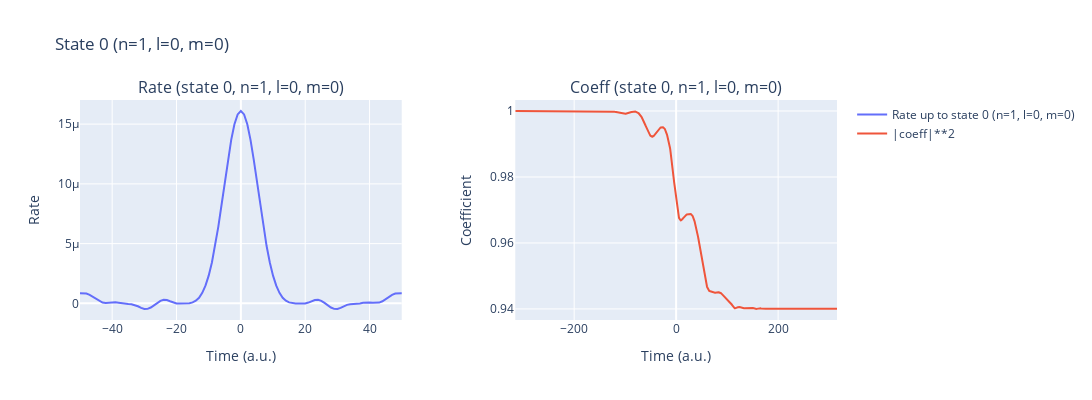
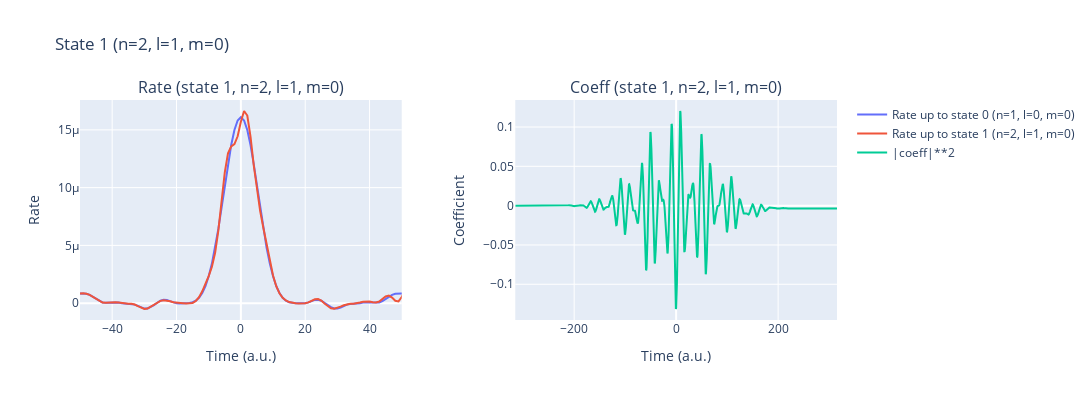
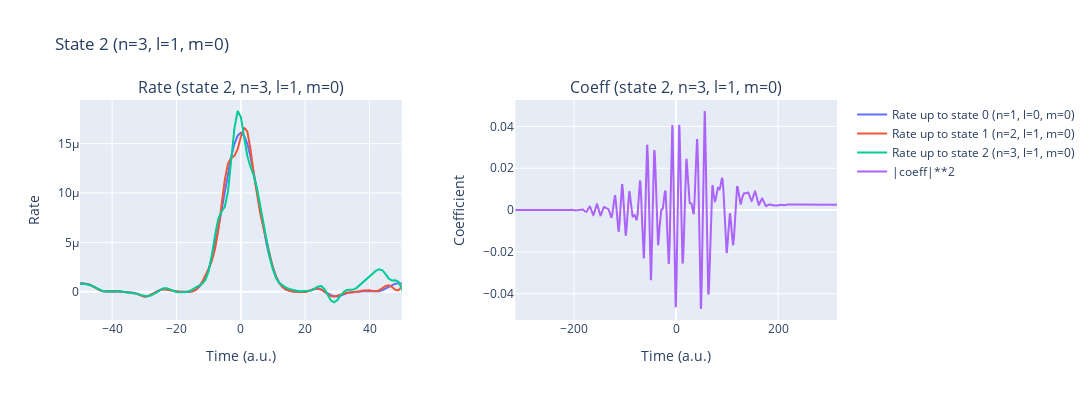

Notebook code for these charts, in order:
### Code cell
%autoreload
lam0 = params['lam0']
intensity = params['intensity']
cep = params['cep']
laser_pulses = LaserField(cache_results=True)
laser_pulses.add_pulse(lam0, intensity, cep, lam0/ AtomicUnits.nm / AtomicUnits.speed_of_light)
t_min, t_max = laser_pulses.get_time_interval()
time_recon= np.arange(int(t_min), int(t_max)+1, 1.)
# to save computation time we can neglect cross terms!! just look at formula for <p|d|psi> there is i^l and because of the transition rules l has to be +-1 so if we sum over all states and one is complex conjugatet and we sum it up they will cancel out !!! but be carefull we only can use states that are allowed theoretically


ion_na_rate_SFA_excited_numerical = IonRate(time_recon, laser_pulses, params, dT=0.5, kernel_type='exact_SFA', excitedStates=3, coeffType="numerical", gauge="length") #it uses the wrong coefficients for the calculation, it uses the 2s state for excitedSTates=2 and 2s is not even there
laser_pulses.reset()

### Figure 1 — Plotly figure (JSON) as saved in the notebook; plotly's stock layout.template omitted (floating-point values rounded to 4 significant figures; data arrays with more than 128 entries replaced by an {"elided": "..."} marker saying what was removed)
{"data": [{"mode": "lines", "name": "Rate up to state 0 (n=1, l=0, m=0)", "type": "scatter", "x": {"elided": "631 int values"}, "xaxis": "x", "y": {"elided": "631 float values"}, "yaxis": "y"}, {"mode": "lines", "name": "|coeff|**2", "type": "scatter", "x": {"elided": "1263 float values"}, "xaxis": "x2", "y": {"elided": "1263 float values"}, "yaxis": "y2"}], "layout": {"annotations": [{"font": {"size": 16}, "showarrow": false, "text": "Rate (state 0, n=1, l=0, m=0)", "x": 0.2125, "xanchor": "center", "xref": "paper", "y": 1, "yanchor": "bottom", "yref": "paper"}, {"font": {"size": 16}, "showarrow": false, "text": "Coeff (state 0, n=1, l=0, m=0)", "x": 0.7875, "xanchor": "center", "xref": "paper", "y": 1, "yanchor": "bottom", "yref": "paper"}], "height": 400, "title": {"text": "State 0 (n=1, l=0, m=0)"}, "width": 1200, "xaxis": {"anchor": "y", "domain": [0, 0.425], "range": [-50, 50], "title": {"text": "Time (a.u.)"}}, "xaxis2": {"anchor": "y2", "domain": [0.575, 1], "title": {"text": "Time (a.u.)"}}, "yaxis": {"anchor": "x", "domain": [0, 1], "title": {"text": "Rate"}}, "yaxis2": {"anchor": "x2", "domain": [0, 1], "title": {"text": "Coefficient"}}}}

### Figure 2 — Plotly figure (JSON) as saved in the notebook; plotly's stock layout.template omitted (floating-point values rounded to 4 significant figures; data arrays with more than 128 entries replaced by an {"elided": "..."} marker saying what was removed)
{"data": [{"mode": "lines", "name": "Rate up to state 0 (n=1, l=0, m=0)", "type": "scatter", "x": {"elided": "631 int values"}, "xaxis": "x", "y": {"elided": "631 float values"}, "yaxis": "y"}, {"mode": "lines", "name": "Rate up to state 1 (n=2, l=1, m=0)", "type": "scatter", "x": {"elided": "631 int values"}, "xaxis": "x", "y": {"elided": "631 float values"}, "yaxis": "y"}, {"mode": "lines", "name": "|coeff|**2", "type": "scatter", "x": {"elided": "1263 float values"}, "xaxis": "x2", "y": {"elided": "1263 float values"}, "yaxis": "y2"}], "layout": {"annotations": [{"font": {"size": 16}, "showarrow": false, "text": "Rate (state 1, n=2, l=1, m=0)", "x": 0.2125, "xanchor": "center", "xref": "paper", "y": 1, "yanchor": "bottom", "yref": "paper"}, {"font": {"size": 16}, "showarrow": false, "text": "Coeff (state 1, n=2, l=1, m=0)", "x": 0.7875, "xanchor": "center", "xref": "paper", "y": 1, "yanchor": "bottom", "yref": "paper"}], "height": 400, "title": {"text": "State 1 (n=2, l=1, m=0)"}, "width": 1200, "xaxis": {"anchor": "y", "domain": [0, 0.425], "range": [-50, 50], "title": {"text": "Time (a.u.)"}}, "xaxis2": {"anchor": "y2", "domain": [0.575, 1], "title": {"text": "Time (a.u.)"}}, "yaxis": {"anchor": "x", "domain": [0, 1], "title": {"text": "Rate"}}, "yaxis2": {"anchor": "x2", "domain": [0, 1], "title": {"text": "Coefficient"}}}}

### Figure 3 — Plotly figure (JSON) as saved in the notebook; plotly's stock layout.template omitted (floating-point values rounded to 4 significant figures; data arrays with more than 128 entries replaced by an {"elided": "..."} marker saying what was removed)
{"data": [{"mode": "lines", "name": "Rate up to state 0 (n=1, l=0, m=0)", "type": "scatter", "x": {"elided": "631 int values"}, "xaxis": "x", "y": {"elided": "631 float values"}, "yaxis": "y"}, {"mode": "lines", "name": "Rate up to state 1 (n=2, l=1, m=0)", "type": "scatter", "x": {"elided": "631 int values"}, "xaxis": "x", "y": {"elided": "631 float values"}, "yaxis": "y"}, {"mode": "lines", "name": "Rate up to state 2 (n=3, l=1, m=0)", "type": "scatter", "x": {"elided": "631 int values"}, "xaxis": "x", "y": {"elided": "631 float values"}, "yaxis": "y"}, {"mode": "lines", "name": "|coeff|**2", "type": "scatter", "x": {"elided": "1263 float values"}, "xaxis": "x2", "y": {"elided": "1263 float values"}, "yaxis": "y2"}], "layout": {"annotations": [{"font": {"size": 16}, "showarrow": false, "text": "Rate (state 2, n=3, l=1, m=0)", "x": 0.2125, "xanchor": "center", "xref": "paper", "y": 1, "yanchor": "bottom", "yref": "paper"}, {"font": {"size": 16}, "showarrow": false, "text": "Coeff (state 2, n=3, l=1, m=0)", "x": 0.7875, "xanchor": "center", "xref": "paper", "y": 1, "yanchor": "bottom", "yref": "paper"}], "height": 400, "title": {"text": "State 2 (n=3, l=1, m=0)"}, "width": 1200, "xaxis": {"anchor": "y", "domain": [0, 0.425], "range": [-50, 50], "title": {"text": "Time (a.u.)"}}, "xaxis2": {"anchor": "y2", "domain": [0.575, 1], "title": {"text": "Time (a.u.)"}}, "yaxis": {"anchor": "x", "domain": [0, 1], "title": {"text": "Rate"}}, "yaxis2": {"anchor": "x2", "domain": [0, 1], "title": {"text": "Coefficient"}}}}
